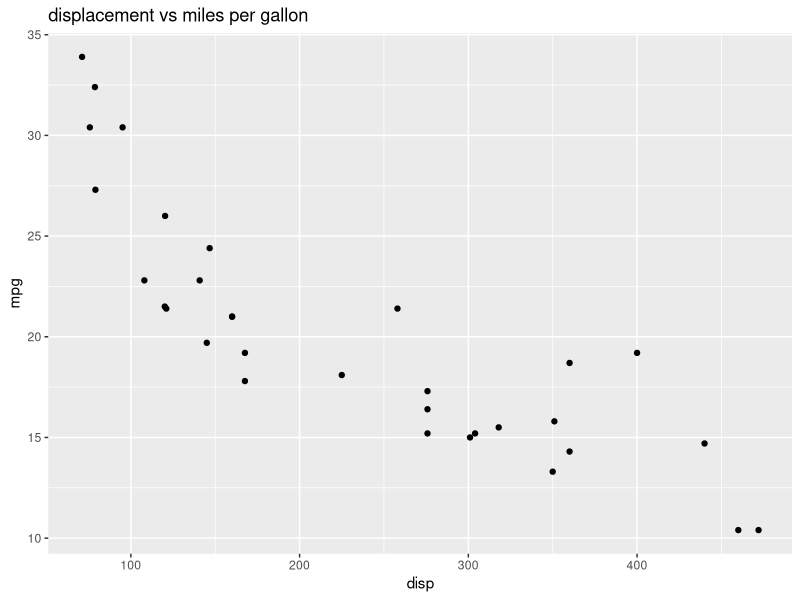
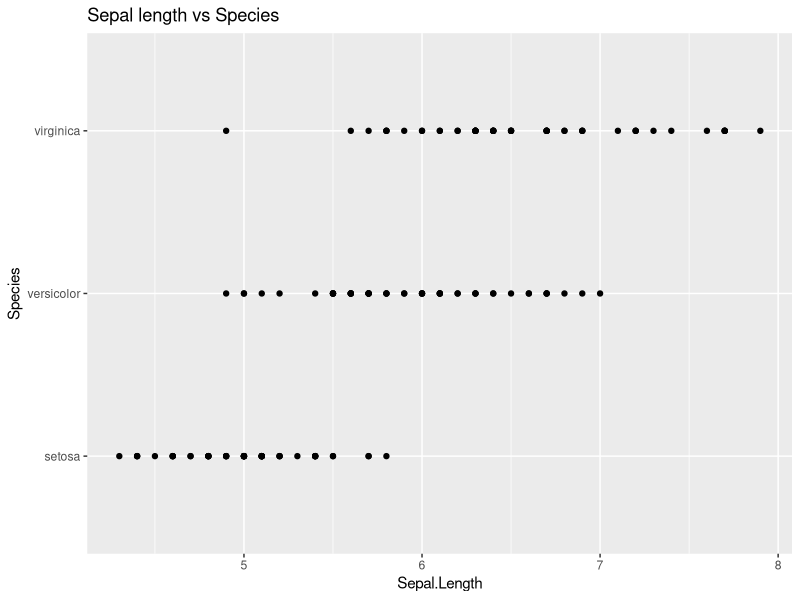
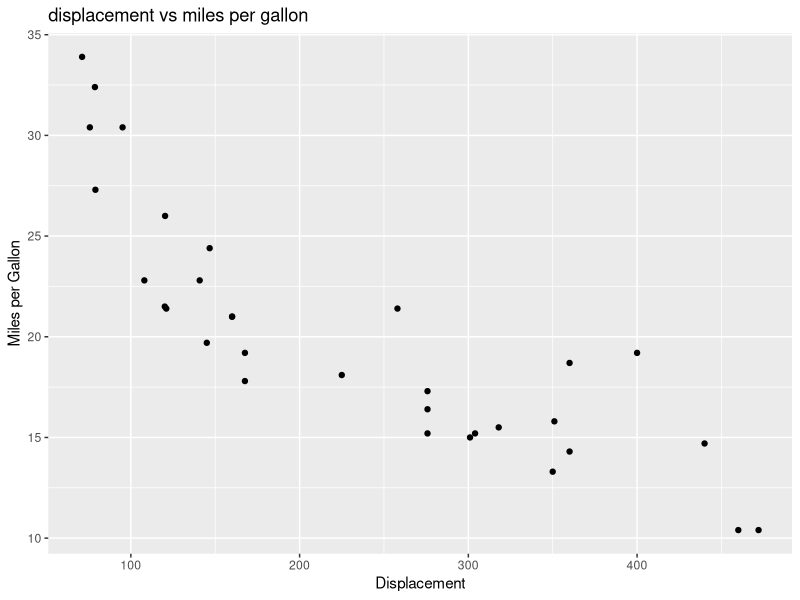
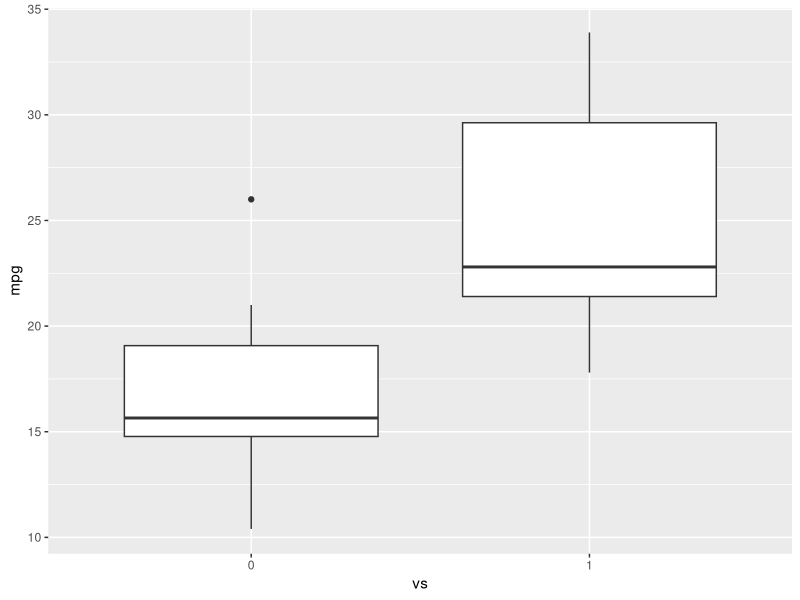
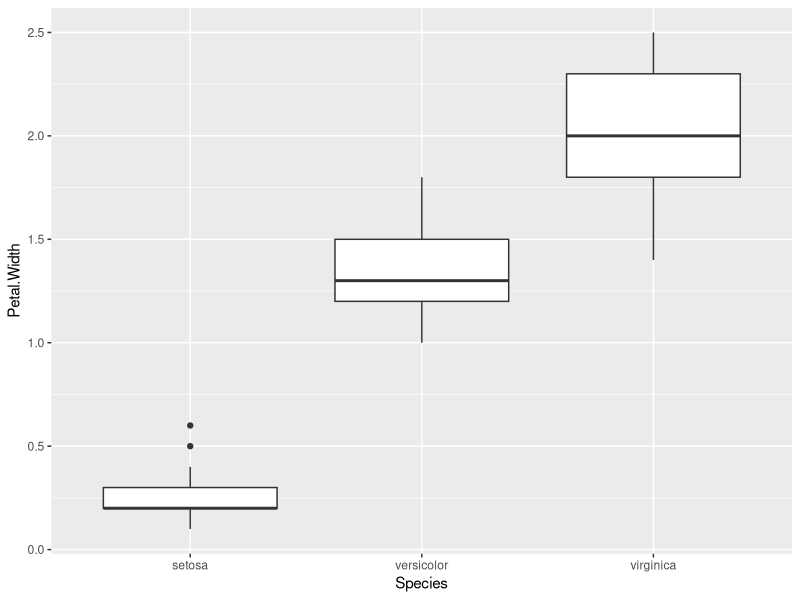
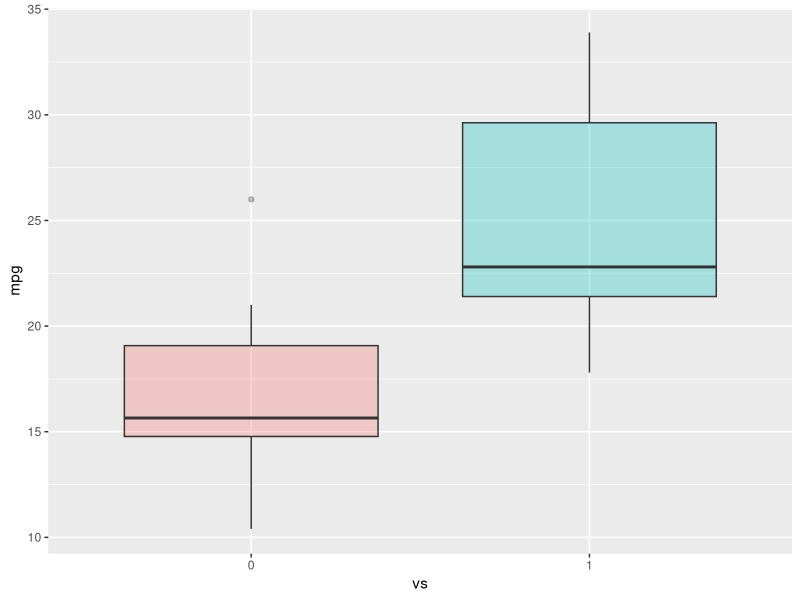
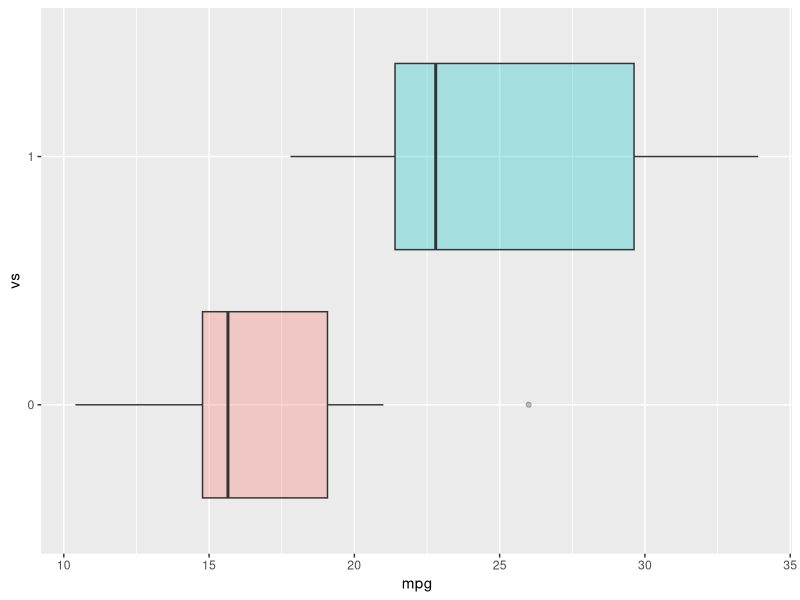
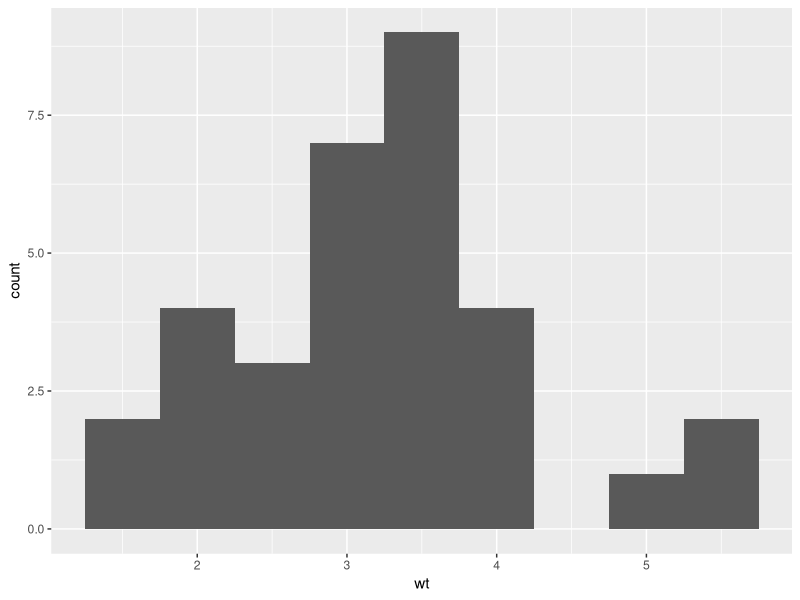

These charts were generated, in order, by the following R code:
library(datasets)
library(ggplot2)
library(GGally)


data("iris")
head(iris,10)
View(iris)
unique(iris$Species)

data(mtcars)
head(mtcars, 5)



ggplot(aes(x=disp,y=mpg,),data=mtcars)+geom_point()+ggtitle("displacement vs miles per gallon")
ggplot(aes(x=Sepal.Length,y=Species,),data=iris) + geom_point() + ggtitle("Sepal length vs Species")

# change axis name
ggplot(aes(x=disp,y=mpg,),data=mtcars)+geom_point()+ggtitle("displacement vs miles per gallon") + labs(x = "Displacement", y = "Miles per Gallon")



#make vs a factor
mtcars$vs <- as.factor(mtcars$vs)
iris$Species <- as.factor(iris$Species)

# create boxplot of the distribution for v-shaped and straight Engine
ggplot(aes(x=vs, y=mpg), data = mtcars) + geom_boxplot()
ggplot(aes(x=Species, y=Petal.Width), data = iris) + geom_boxplot()

# Add color to the boxplots to help differentiate:
ggplot(aes(x=vs, y=mpg, fill = vs), data = mtcars) + geom_boxplot(alpha=0.3) + theme(legend.position="none") 
ggplot(aes(x=mpg, y=vs, fill = vs), data = mtcars) + geom_boxplot(alpha=0.3) + theme(legend.position="none") 


# Finally, let us create the histogram of weight wt.
ggplot(aes(x=wt),data=mtcars) + geom_histogram(binwidth=0.5)

ggpairs(iris, mapping=ggplot2::aes(colour = Species))

